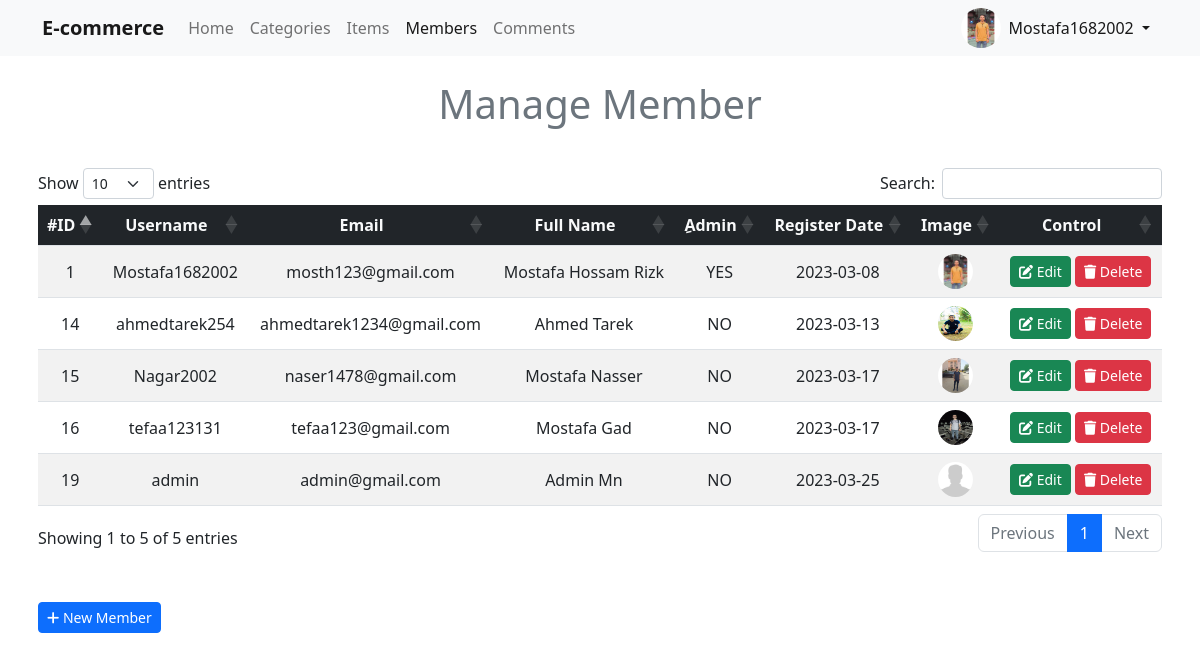
The page /Members/members.php (signed in) on the database its author committed.
### tables this page shows
CREATE TABLE `users` (
  `UserID` int(11) NOT NULL,
  `Username` varchar(255) NOT NULL,
  `Password` varchar(255) NOT NULL,
  `Email` varchar(255) NOT NULL,
  `FullName` varchar(255) NOT NULL,
  `admin` int(11) NOT NULL DEFAULT 0,
  `ImgeUser` varchar(255) NOT NULL,
  `Date` date DEFAULT NULL,
  `RegStatus` char(1) NOT NULL DEFAULT '0'
);

### includes/functions/functions.php (called while the page is built, shortened)
<?php
function setActive($name)
{
    global $pagename;
    if (isset($pagename) && $pagename == $name) {
        return "active";
    }
    return false;
}

### Members/members.php (the view, shortened to what this page needs)
<?php
$title = 'Manage Member';
$pagename = 'Members';
include_once('../connection.php');
include_once('../includes/functions/functions.php');
include_once('../includes/templates/header.php');
include_once('../includes/templates/navbar.php');
if (isset($_GET['page']) && $_GET['page'] == 'pending') {
    $qur = "WHERE `RegStatus`=0";
} else {
    $qur = "";
}
$allMembers = $connection->query("SELECT * FROM `users` $qur");
$allMembers = $allMembers->fetchAll(PDO::FETCH_ASSOC);
?>
<h1 class="text-center text-secondary my-4"><?php echo $title ?></h1>
<div class="px-2 py-3 container">
    <div class="table-responsive pb-4">
        <table id="example" class="table table-striped" style="width:100%">
            <thead>
                <tr class="bg-dark text-light row-table">
                    <th>#ID</th>
                    <th>Username</th>
                    <th>Email</th>
                    <th>Full Name</th>
                    <th>ِAdmin</th>
                    <th>Register Date</th>
                    <th>Image</th>
                    <th>Control</th>
                </tr>
            </thead>
            <tbody>
                <?php foreach ($allMembers as $member) : ?>
                    <tr class='row-table'>
                        <td><?php echo $member['UserID'] ?></td>
                        <td><?php echo $member['Username'] ?></td>
                        <td><?php echo $member['Email'] ?></td>
                        <td><?php echo $member['FullName'] ?></td>
                        <td><?php echo $member['admin'] == 1 ? "YES" : "NO"; ?></td>
                        <td><?php echo $member['Date'] ?></td>
                        <td>
                            <img src="../includes/uploads/images_members/<?php echo $member['ImgeUser'] ?>" alt="" class="img-table">
                        </td>
                        <td>
                            <a href="editeMember.php?id=<?php echo $member['UserID'] . "&username=" . $member['Username'] ?>" class=" btn btn-success btn-sm"><i class="fa-solid fa-pen-to-square"></i> Edit</a>
                            <a href="deleteMember.php?id=<?php echo $member['UserID'] . "&username=" . $member['Username'] . "&imge=" . $member['ImgeUser'] ?>" class="btn btn-danger btn-sm confirm"><i class="fa-sharp fa-solid fa-trash"></i> Delete</a>
                        </td>
                    </tr>
                <?php endforeach ?>
            </tbody>
        </table>
    </div>
    <a href="addMember.php" class="btn btn-primary my-4 btn-sm"><i class="fa-solid fa-plus"></i> New Member</a>
</div>
<?php
include_once('../includes/templates/footer.php');
?>

### includes/templates/navbar.php (shortened to what this page needs)
<nav class="navbar navbar-expand-lg navbar-light bg-light">
    <div class="container">
        <a class="navbar-brand fw-bold" href="/Admin/dashboard.php">E-commerce</a>
        <div class="collapse navbar-collapse" id="navbarSupportedContent">
            <ul class="navbar-nav me-auto mb-2 mb-lg-0">
                <li class="nav-item">
                    <a class="nav-link <?php echo setActive('Home') ?>" aria-current="page" href="/Admin/dashboard.php">Home</a>
                </li>
                <li class="nav-item">
                    <a class="nav-link <?php echo setActive('Categories') ?>" aria-current="page" href="/Admin/categories/categories.php">Categories</a>
                </li>
                <li class="nav-item">
                    <a class="nav-link <?php echo setActive('Items') ?>" aria-current="page" href="/Admin/items/items.php">Items</a>
                </li>
                <li class="nav-item">
                    <a class="nav-link <?php echo setActive('Members') ?>" aria-current="page" href="/Admin/Members/members.php">Members</a>
                </li>
                <li class="nav-item">
                    <a class="nav-link <?php echo setActive('Comments') ?>" aria-current="page" href="/Admin/comments/comments.php">Comments</a>
                </li>
            </ul>
            <ul class="navbar-nav ">
                <li class="nav-item dropdown d-flex">
                    <?php
                    $id = $_SESSION['user_id'];
                    $us = $connection->query("SELECT * FROM users WHERE UserID=$id");
                    $us = $us->fetch(PDO::FETCH_ASSOC);
                    $srcImg = $us['ImgeUser'];
                    ?>
                    <img src="/Admin/includes/uploads/images_members/<?php echo $srcImg ?>" alt="" class="img-nav">
                    <a class="nav-link dropdown-toggle active" href="#" id="navbarDropdown" role="button" data-bs-toggle="dropdown" aria-expanded="false">
                        <?php echo $_SESSION['user_name'] ?>
                    </a>
                </li>
            </ul>
        </div>
    </div>
</nav>

### layout/css/front.css (style rules this page uses)
.navbar { position: sticky !important; top: 0; left: 0; right: 0; z-index: 100; }
.img-nav { width: 40px; height: 40px; border-radius: 50%; }
.table-responsive { white-space: nowrap; }
.row-table th, .row-table td { text-align: center !important; vertical-align: middle; }
.img-table { width: 35px; height: 35px; border-radius: 50%; }

### rows shown on the page
users: ImgeUser (picture), UserID "1", Username "Mostafa1682002", Email "mosth123@gmail.com", FullName "Mostafa Hossam Rizk", admin "YES", Date "2023-03-08"
users: UserID "14", Username "ahmedtarek254", Email "ahmedtarek1234@gmail.com", FullName "Ahmed Tarek", admin "NO", Date "2023-03-13", ImgeUser (picture)
users: UserID "15", Username "Nagar2002", Email "naser1478@gmail.com", FullName "Mostafa Nasser", admin "NO", Date "2023-03-17", ImgeUser (picture)
users: UserID "16", Username "tefaa123131", Email "tefaa123@gmail.com", FullName "Mostafa Gad", admin "NO", Date "2023-03-17", ImgeUser (picture)
users: UserID "19", Username "admin", Email "admin@gmail.com", FullName "Admin Mn", admin "NO", Date "2023-03-25", ImgeUser (picture)

### other values the page prints
$_SESSION['user_name'] "Mostafa1682002"
$title "Manage Member"
